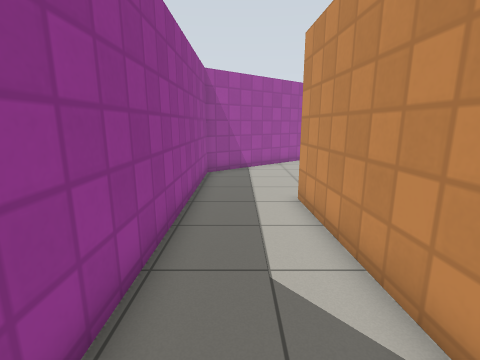
View 1 (above)

16 first-person views from a walk through a world built for the Gazebo simulator. The camera is 1.2 m above the floor, tilts 12° down and sees 85° across. The floor is counted in squares, 0.5 m on a side. Each view is taken from the middle of a square. On the plan, view 1 faces up. The plan holds only what a view shows up to about 17 squares ahead; the rest is blank. Simple patterns stand in for the simulator's built-in surfaces.

View 2
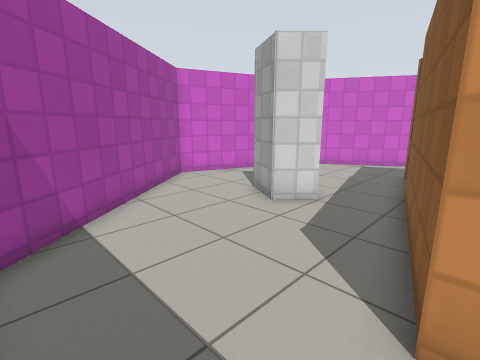

View 3
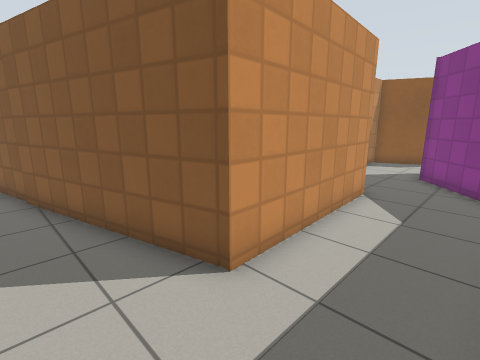

View 4
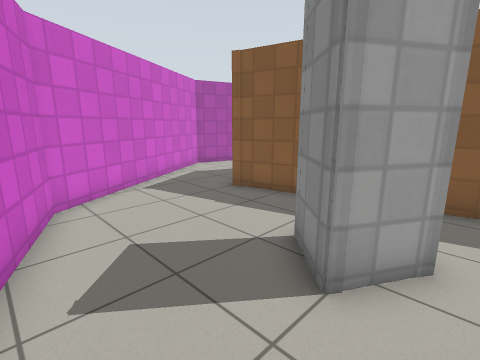

View 5
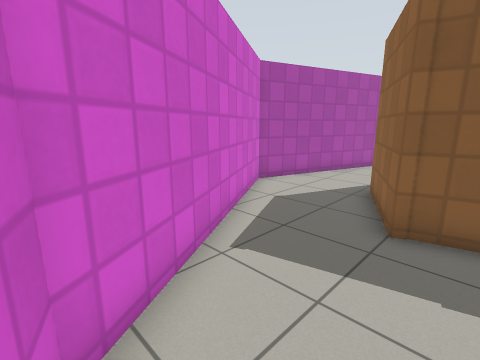

View 6
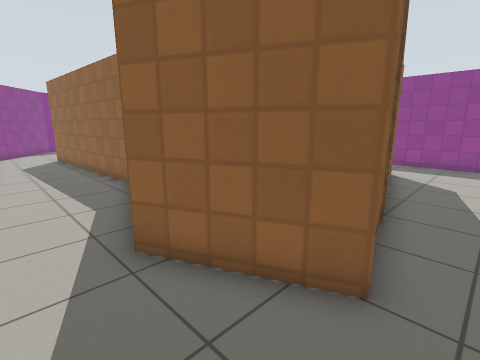

View 7
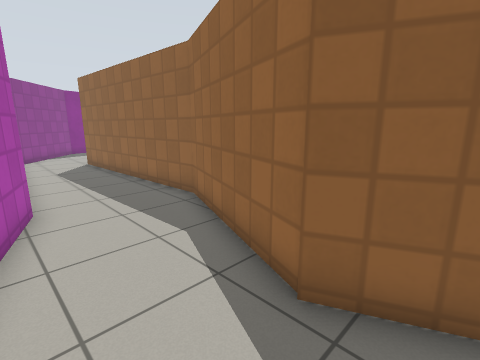

View 8
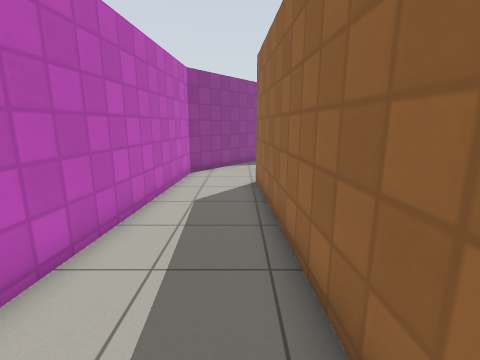

View 9
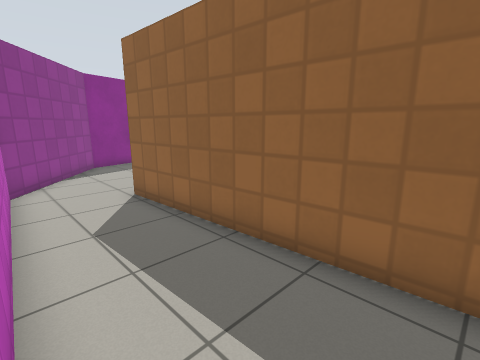

View 10
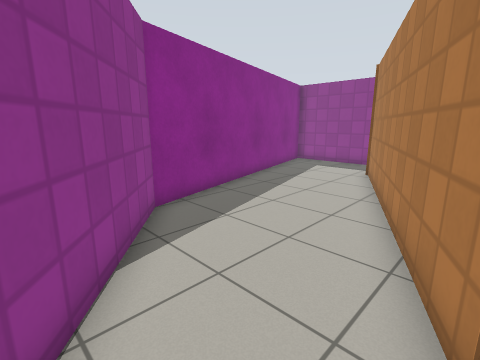

View 11
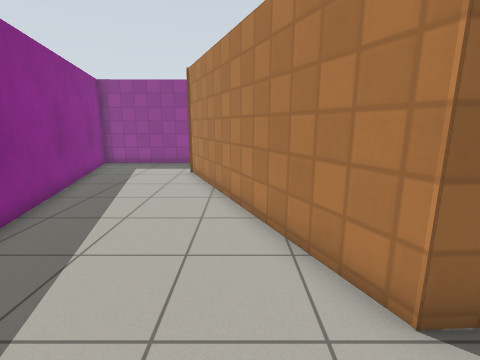

View 12
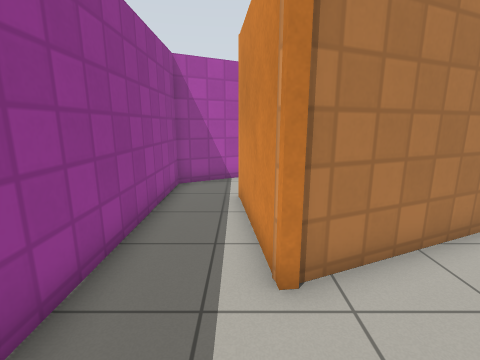

View 13
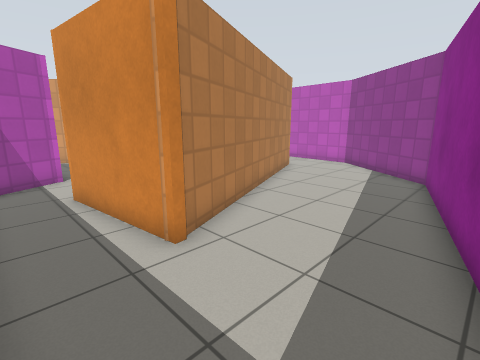

View 14
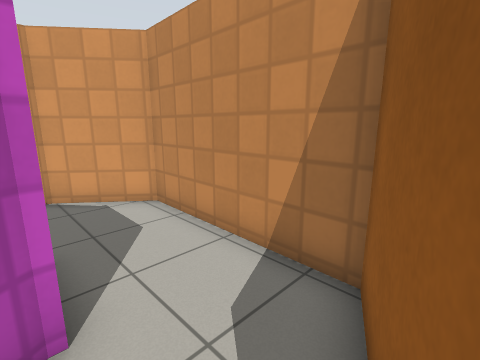

View 15
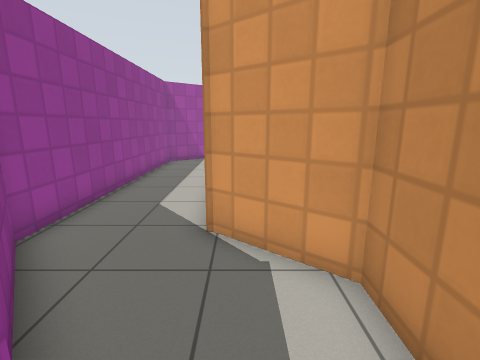

View 16
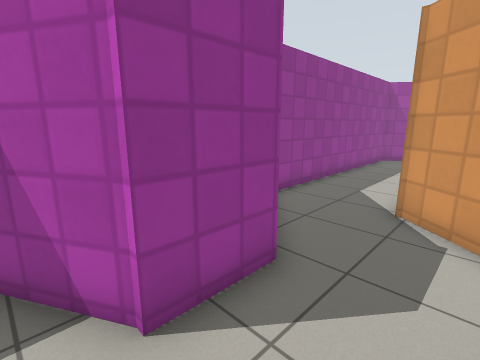

### Floor plan
Ten units are one square. View 1 is at (0, 0); x grows to the right and y downward. Boxes are objects, and circles mark ways between rooms. Rooms are numbered by the first view taken in them; rooms with no view inside come last. Other rooms are left out.
<svg viewBox="-22 -199 213 399">
<path fill="none" stroke="#000" d="M66 -119 55 -130 65 -147 68 -146M65 -148 80 -133M121 -108 124 -110 141 -74 118 -14 123 89 114 93M162 -4 186 -82 134 -168 62 -194 -16 -131 -17 -10 13 25M14 24 14 49M19 81 47 68 49 4 22 -17 19 -83 122 -109M149 118 155 110 162 11M20 135 16 136 10 85M114 93 16 135M14 49 -15 65 -14 195 115 160 149 118"/>
<circle cx="10" cy="65" r="3" fill="#2a7"/>
<circle cx="125" cy="112" r="3" fill="#2a7"/>
<text x="70" y="-100">1</text>
<text x="50" y="140">2</text>
</svg>
Room 1 opens to room 2.

Where each view was taken, in squares from view 1:
view 1: 0 up, 0 right, facing up
view 2: 8 up, 1 left, facing up-right
view 3: 11 up, 1 left, facing down-right
view 4: 18 up, 5 right, facing down-right
view 5: 17 up, 11 right, facing down-right
view 6: 12 up, 16 right, facing down-left
view 7: 9 up, 17 right, facing down-left
view 8: 2 up, 13 right, facing down
view 9: 0 up, 16 right, facing down-left
view 10: 9 down, 15 right, facing down-left
view 11: 11 down, 15 right, facing left
view 12: 17 down, 1 right, facing up
view 13: 18 down, 1 left, facing up-right
view 14: 8 down, 1 right, facing up-right
view 15: 4 down, 3 right, facing up
view 16: 6 down, 4 right, facing up-left
